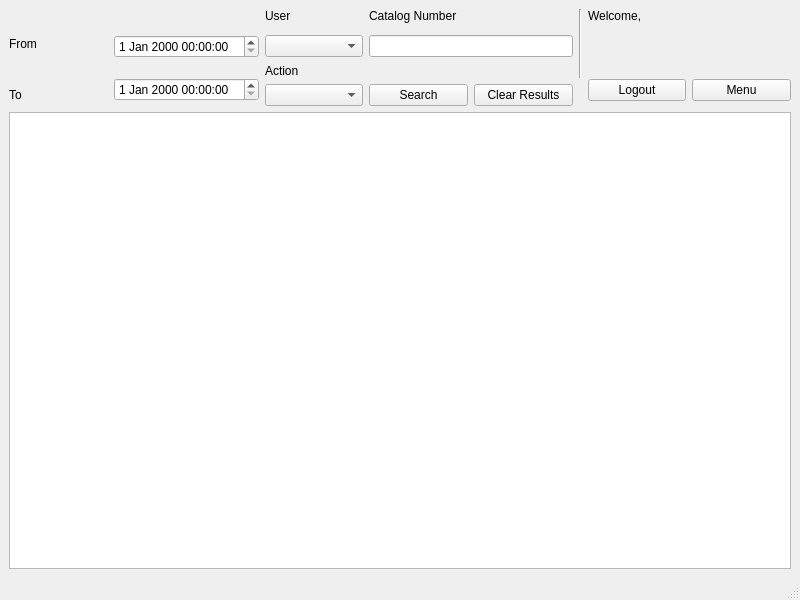
<?xml version="1.0" encoding="UTF-8"?>
<ui version="4.0">
 <class>MasterLog</class>
 <widget class="QMainWindow" name="MasterLog">
  <property name="geometry">
   <rect>
    <x>0</x>
    <y>0</y>
    <width>800</width>
    <height>600</height>
   </rect>
  </property>
  <property name="windowTitle">
   <string>Demented - Master Log</string>
  </property>
  <widget class="QWidget" name="centralwidget">
   <layout class="QGridLayout" name="gridLayout">
    <item row="0" column="2">
     <widget class="QLabel" name="label_5">
      <property name="text">
       <string>User</string>
      </property>
     </widget>
    </item>
    <item row="0" column="3">
     <widget class="QLabel" name="label_6">
      <property name="text">
       <string>Catalog Number</string>
      </property>
     </widget>
    </item>
    <item row="0" column="5" rowspan="5">
     <widget class="Line" name="line">
      <property name="orientation">
       <enum>Qt::Vertical</enum>
      </property>
     </widget>
    </item>
    <item row="0" column="6">
     <widget class="QLabel" name="label_Welcome">
      <property name="text">
       <string>Welcome, </string>
      </property>
     </widget>
    </item>
    <item row="1" column="0" rowspan="2" colspan="2">
     <widget class="QLabel" name="label_2">
      <property name="text">
       <string>From</string>
      </property>
     </widget>
    </item>
    <item row="2" column="1">
     <widget class="QDateTimeEdit" name="dateTimeEdit_from"/>
    </item>
    <item row="2" column="2">
     <widget class="QComboBox" name="comboBox_User"/>
    </item>
    <item row="2" column="3" colspan="2">
     <widget class="QLineEdit" name="lineEdit_CatNum"/>
    </item>
    <item row="3" column="2" rowspan="2">
     <widget class="QLabel" name="label_4">
      <property name="text">
       <string>Action</string>
      </property>
     </widget>
    </item>
    <item row="4" column="1" rowspan="2">
     <widget class="QDateTimeEdit" name="dateTimeEdit_to"/>
    </item>
    <item row="4" column="6" rowspan="2">
     <widget class="QPushButton" name="pushButton_Logout">
      <property name="text">
       <string>Logout</string>
      </property>
     </widget>
    </item>
    <item row="4" column="7" rowspan="2">
     <widget class="QPushButton" name="pushButton_Menu">
      <property name="text">
       <string>Menu</string>
      </property>
     </widget>
    </item>
    <item row="5" column="0">
     <widget class="QLabel" name="label_3">
      <property name="text">
       <string>To</string>
      </property>
     </widget>
    </item>
    <item row="5" column="2">
     <widget class="QComboBox" name="comboBox_Action"/>
    </item>
    <item row="5" column="3">
     <widget class="QPushButton" name="pushButton_Search">
      <property name="text">
       <string>Search</string>
      </property>
     </widget>
    </item>
    <item row="5" column="4">
     <widget class="QPushButton" name="pushButton_Clear">
      <property name="text">
       <string>Clear Results</string>
      </property>
     </widget>
    </item>
    <item row="6" column="0" colspan="8">
     <widget class="QTableView" name="tableView_Log"/>
    </item>
   </layout>
  </widget>
  <widget class="QMenuBar" name="menubar">
   <property name="geometry">
    <rect>
     <x>0</x>
     <y>0</y>
     <width>800</width>
     <height>21</height>
    </rect>
   </property>
  </widget>
  <widget class="QStatusBar" name="statusbar"/>
 </widget>
 <resources/>
 <connections>
  <connection>
   <sender>lineEdit_CatNum</sender>
   <signal>returnPressed()</signal>
   <receiver>pushButton_Search</receiver>
   <slot>click()</slot>
   <hints>
    <hint type="sourcelabel">
     <x>462</x>
     <y>64</y>
    </hint>
    <hint type="destinationlabel">
     <x>409</x>
     <y>111</y>
    </hint>
   </hints>
  </connection>
 </connections>
</ui>
